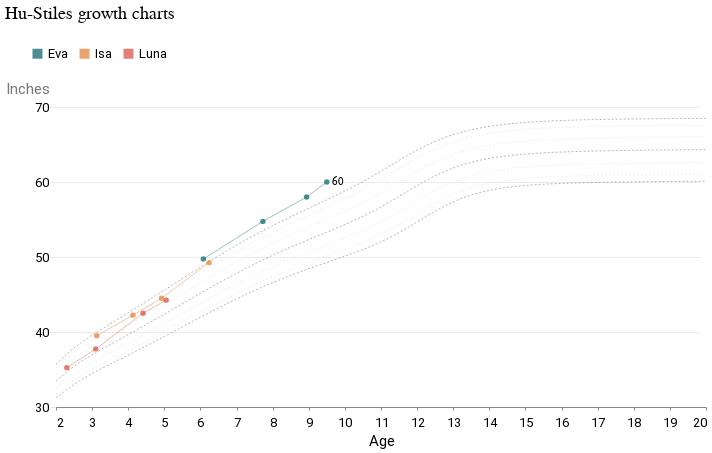

The notebook cell this image was saved under:
### Code cell
lines = (
    alt.Chart(stature_df_melted)
    .mark_line(size=0.3, strokeDash=[2, 2])
    .encode(
        x=alt.X("years:Q", title="Age"),
        y=alt.Y(
            "height",
            axis=alt.Axis(tickCount=5),
            title="Inches",
            scale=alt.Scale(domain=[30, 70]),
        ),
        color=alt.Color(
            "percentile",
            legend=None,
            scale=alt.Scale(
                domain=["P5", "P10", "P25", "P50", "P75", "P90", "P95"],
                range=[
                    "black",
                    "#c9c9c9",
                    "#c9c9c9",
                    "black",
                    "#c9c9c9",
                    "#c9c9c9",
                    "black",
                ],
            ),
        ),
    )
)

circles = (
    alt.Chart(girls_df)
    .mark_circle()
    .encode(
        x="age",
        y=alt.Y("height", scale=alt.Scale(domain=[30, 70])),
        color=alt.Color(
            "kid",
            legend=alt.Legend(
                orient="none",
                legendX=-25,
                legendY=-80,
                direction="horizontal",
                titleAnchor="middle",
                title=" ",
            ),
        ),
    )
)

circles_paths = (
    alt.Chart(girls_df)
    .mark_line(size=0.4)
    .encode(
        x="age",
        y=alt.Y(
            "height",
            scale=alt.Scale(domain=[30, 70]),
        ),
        color=alt.Color("kid", legend=None),
    )
)

height = (
    alt.Chart(girls_df[girls_df["height"] == girls_df["height"].max()])
    .mark_circle()
    .encode(x="age", y=alt.Y("height", scale=alt.Scale(domain=[30, 70])))
)

text = height.mark_text(
    align="left",
    baseline="middle",
    dx=5,  # Nudges text to right so it doesn't appear on top of the bar
).encode(text="height:Q")


(lines + circles + circles_paths + text).resolve_scale(color="independent").properties(
    width=650, height=300, title="Hu-Stiles growth charts"
)

### Figure 1 — Vega-Lite specification as saved in the notebook (floating-point values rounded to 4 significant figures; data arrays with more than 128 entries replaced by an {"elided": "..."} marker saying what was removed)
{"config": {"view": {"width": 800, "height": 450, "strokeOpacity": 0}, "background": "#ffffff", "title": {"anchor": "start", "font": "Summit Sans", "fontColor": "palette[\"black\"]", "fontSize": 18, "fontWeight": "normal"}, "arc": {"fill": "#00d4d8"}, "area": {"fill": "#00d4d8"}, "line": {"stroke": "#00d4d8", "strokeWidth": 3}, "path": {"stroke": "#00d4d8"}, "rect": {"fill": "#00d4d8"}, "shape": {"stroke": "#00d4d8"}, "bar": {"fill": "#00d4d8"}, "point": {"stroke": "#00d4d8"}, "symbol": {"fill": "#00d4d8", "size": 30}, "axis": {"titleFont": "Roboto", "titleFontSize": 15, "titleFontWeight": "normal", "labelFont": "Roboto, sans", "labelFontSize": 13, "labelFontWeight": "normal"}, "axisX": {"labelAngle": 0, "labelPadding": 6, "tickSize": 3, "grid": false}, "axisY": {"labelBaseline": "middle", "maxExtent": 45, "minExtent": 45, "titleAlign": "left", "titleAngle": 0, "titleX": -45, "titleY": -11, "domainOpacity": 0, "gridWidth": 0.6, "gridColor": "#dddddd", "offset": 6, "tickSize": 0, "titleColor": "#767676"}, "legend": {"titleFont": "Roboto", "titleFontSize": 15, "titleFontWeight": "normal", "symbolType": "square", "labelFont": "Roboto, sans", "labelFontSize": 13}, "range": {"category": ["#005f66", "#e37e2d", "#d64a3b", "#76b0ef", "#c1bc40"], "diverging": ["#e68a4f", "#f4bb6a", "#f9e39c", "#dadfe2", "#a6b7c6", "#849eae"], "heatmap": ["#7ff6f6", "#00eeef", "#00d4d8", "#00abb2", "#00848b", "#fbf2c7", "#00363d"], "ordinal": ["#7ff6f6", "#00eeef", "#00d4d8", "#00abb2", "#00848b", "#fbf2c7", "#00363d"], "ramp": ["#7ff6f6", "#00eeef", "#00d4d8", "#00abb2", "#00848b", "#fbf2c7", "#00363d"]}}, "layer": [{"data": {"name": "data-bc45274d17e8fe060fc97f8294577bd1"}, "mark": {"type": "line", "size": 0.3, "strokeDash": [2, 2]}, "encoding": {"color": {"field": "percentile", "legend": null, "scale": {"domain": ["P5", "P10", "P25", "P50", "P75", "P90", "P95"], "range": ["black", "#c9c9c9", "#c9c9c9", "black", "#c9c9c9", "#c9c9c9", "black"]}, "type": "nominal"}, "x": {"field": "years", "title": "Age", "type": "quantitative"}, "y": {"axis": {"tickCount": 5}, "field": "height", "scale": {"domain": [30, 70]}, "title": "Inches", "type": "quantitative"}}}, {"data": {"name": "data-17133fa9fbf7be16bf92f995da3cfc64"}, "mark": "circle", "encoding": {"color": {"field": "kid", "legend": {"direction": "horizontal", "legendX": -25, "legendY": -80, "orient": "none", "title": " ", "titleAnchor": "middle"}, "type": "nominal"}, "x": {"field": "age", "type": "quantitative"}, "y": {"field": "height", "scale": {"domain": [30, 70]}, "type": "quantitative"}}}, {"data": {"name": "data-17133fa9fbf7be16bf92f995da3cfc64"}, "mark": {"type": "line", "size": 0.4}, "encoding": {"color": {"field": "kid", "legend": null, "type": "nominal"}, "x": {"field": "age", "type": "quantitative"}, "y": {"field": "height", "scale": {"domain": [30, 70]}, "type": "quantitative"}}}, {"data": {"name": "data-45682cca23246dcef94f4360ce9caaf8"}, "mark": {"type": "text", "align": "left", "baseline": "middle", "dx": 5}, "encoding": {"text": {"field": "height", "type": "quantitative"}, "x": {"field": "age", "type": "quantitative"}, "y": {"field": "height", "scale": {"domain": [30, 70]}, "type": "quantitative"}}}], "height": 300, "resolve": {"scale": {"color": "independent"}}, "title": "Hu-Stiles growth charts", "width": 650, "$schema": "https://vega.github.io/schema/vega-lite/v4.17.0.json", "datasets": {"data-bc45274d17e8fe060fc97f8294577bd1": {"elided": "1526 records"}, "data-17133fa9fbf7be16bf92f995da3cfc64": [{"height": 49.25, "age": 6.24, "kid": "Isa"}, {"height": 44.5, "age": 4.92, "kid": "Isa"}, {"height": 42.25, "age": 4.13, "kid": "Isa"}, {"height": 39.5, "age": 3.13, "kid": "Isa"}, {"height": 44.25, "age": 5.05, "kid": "Luna"}, {"height": 42.5, "age": 4.41, "kid": "Luna"}, {"height": 37.75, "age": 3.1, "kid": "Luna"}, {"height": 35.25, "age": 2.3, "kid": "Luna"}, {"height": 60.0, "age": 9.5, "kid": "Eva"}, {"height": 58.0, "age": 8.94, "kid": "Eva"}, {"height": 54.75, "age": 7.73, "kid": "Eva"}, {"height": 49.75, "age": 6.08, "kid": "Eva"}], "data-45682cca23246dcef94f4360ce9caaf8": [{"height": 60.0, "age": 9.5, "kid": "Eva"}]}}
